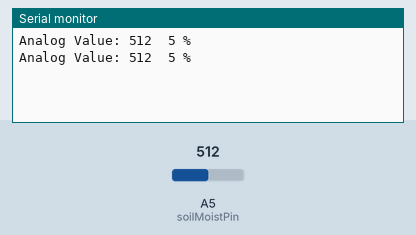
Recording of a sketch running on a simulated Arduino Uno, built with avr-gcc and run on an emulated ATmega328P. Shown: the last lines printed to the serial monitor. The inputs (shaded band) are chosen by the test bench; at power-on: A5 (soilMoistPin) = 512.

Above: at 2.8 s.
2.9 s: A5 (soilMoistPin) set to 537
At 5.2 s:
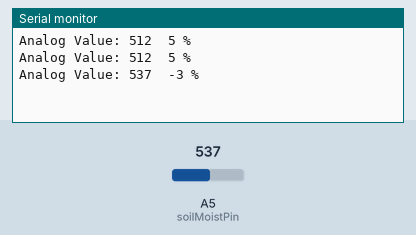
5.6 s: A5 (soilMoistPin) set to 517
At 6.9 s:
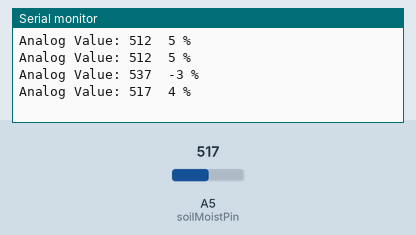
Timing chart, 0 to 8.6 s (numbered marks = the images above; inputs shaded):
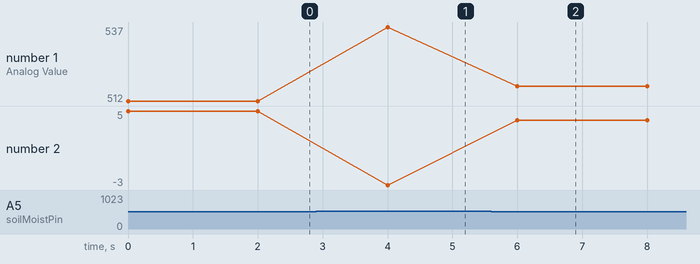

The sketch:

test_bodenfeuchte.ino
```cpp
const int soilMoistPin = A5;
const int soilMoistLevelLow = 527;    //Dieser Wert soll von euch entsprechend angepasst werden
const int soilMoistLevelHigh = 200;   //Dieser Wert soll von euch entsprechend angepasst werden

void setup() {
  Serial.begin(115200);
  pinMode(soilMoistPin, INPUT);
}

void loop() {
  int soilMoist = analogRead(soilMoistPin);
  Serial.print("Analog Value: ");
  Serial.print(soilMoist);
  // Auswertung der Bodenfeuchtigkeit in Prozent
  int percentSoilMoist = map(soilMoist, soilMoistLevelHigh, soilMoistLevelLow, 100, 0);
  Serial.print("\t");
  Serial.print(percentSoilMoist);
  Serial.println(" %");
  delay(2000);
}
```

Measured:
- after the input at 2.9 s, the serial monitor: prints a new line after 1.1 s (image 1)
- after the input at 5.6 s, the serial monitor: prints a new line after 0.40 s (image 2)
- plotted number 1: 512 → 537 after the input at 2.9 s, 537 → 517 after the input at 5.6 s
- plotted number 2: 5 → -3 after the input at 2.9 s, -3 → 4 after the input at 5.6 s
